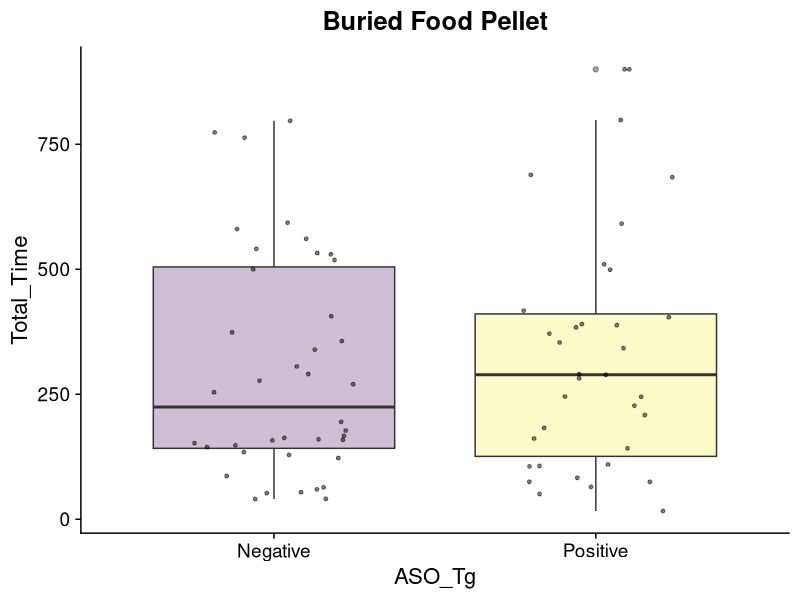
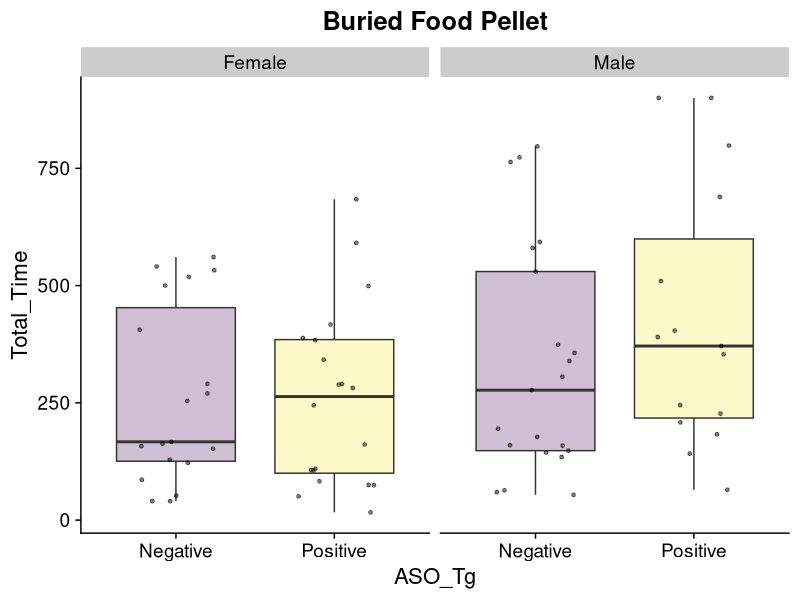
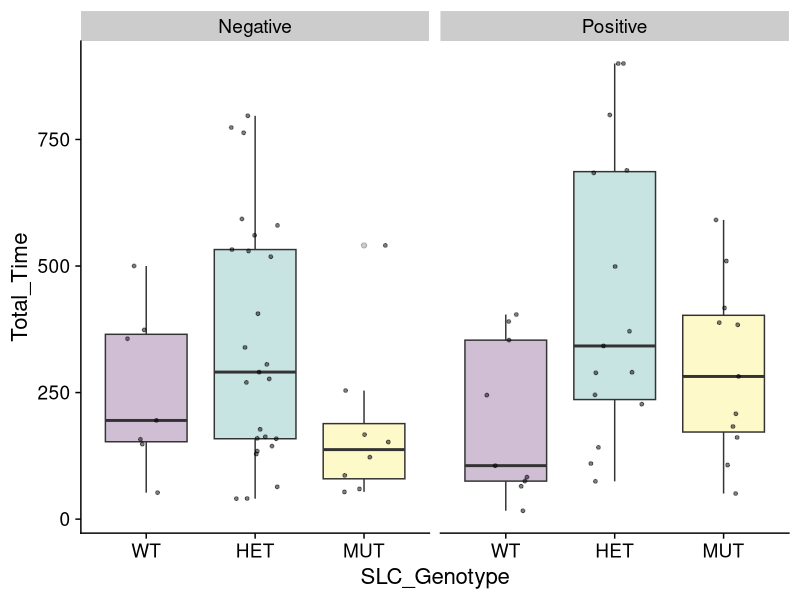
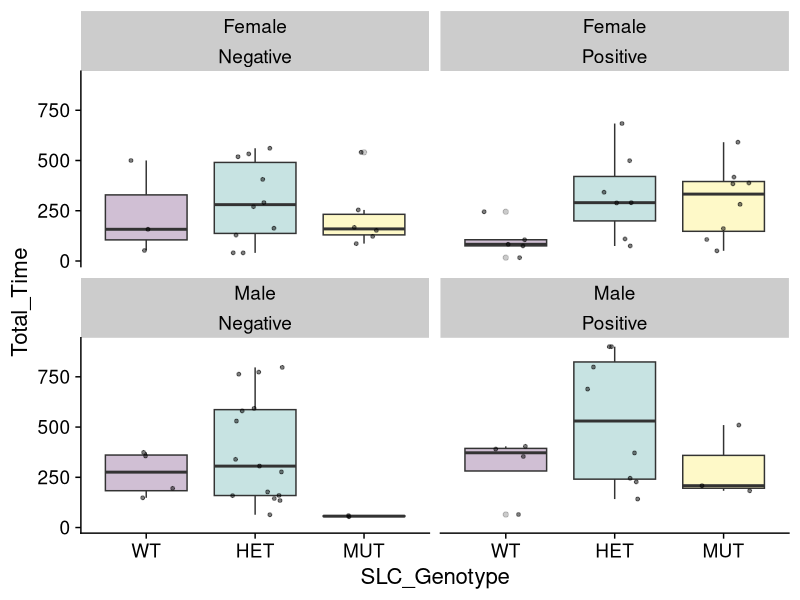

The R source for these figures, in order:
library(ggplot2)
library(rlang)
library(cowplot)
library(viridis)
library(tidyr)
library(dplyr)

setwd("~/Documents/pdbehavior/")
data<-read.csv("ASO Food Pellet - Buried_Food_Pellet.csv", header=TRUE)
data$SLC_Genotype <- factor(data$SLC_Genotype, levels=c("WT", "HET", "MUT"))

generate_boxplots <- function(input_data, X, Y, min,max){
  data<-as.data.frame(input_data)
  #Ensure correct ordering of levels 
  data$Genotype <- factor(data$ASO_Tg, levels = c("Negative", "Positive"))
  
  ggplot(data=data,aes(x={{X}},y={{Y}}, fill={{X}})) + 
    #geom_violin(alpha=0.25,position=position_dodge(width=.75),size=1,color="black",draw_quantiles=c(0.5))+
    geom_boxplot(alpha=0.25)+
    scale_fill_viridis_d()+
    geom_point(size=1,position=position_jitter(width=0.25),alpha=0.5)+
    theme_cowplot(16) +
    #ylim(min,max)+ 
    #facet_grid(~Sex)+    
    theme(legend.position = "none")
  
}

# Total_Time vs ASO_Tg

a <-generate_boxplots(data, ASO_Tg, Total_Time,0,900) +
  ggtitle("Buried Food Pellet")+
  theme(plot.title = element_text(hjust = 0.5))

a

d<-generate_boxplots(data, ASO_Tg, Total_Time,0,900) +
  ggtitle("Buried Food Pellet")+
  theme(plot.title = element_text(hjust = 0.5))+
  facet_wrap(~Sex)

d

# Stratified by SLC Genotype
b<-generate_boxplots(data, SLC_Genotype, Total_Time,0,51)+
  facet_wrap(~ASO_Tg)
b

# Stratified by SLC Genotype and Sex 
e<-generate_boxplots(data, SLC_Genotype, Total_Time,0,51)+
  facet_wrap(Sex~ASO_Tg)
e

## Parametric Stats --
lm1 <- lm(Total_Time ~ Weight + Sex + ASO_Tg +SLC_Genotype, data = data)
summary(lm1)

lm2 <- lm(Total_Time ~ Weight + Sex + SLC_Genotype, data =  subset(data, ASO_Tg == "Positive"))
summary(lm2)

lm3 <- lm(Total_Time ~ Weight + Sex + SLC_Genotype, data =  subset(data, ASO_Tg == "Negative"))
summary(lm3)

lm4 <- lm(Total_Time ~ Weight + SLC_Genotype, data =  subset(data, ASO_Tg == "Negative" & Sex=="Female"))
summary(lm4) 
lm5 <- lm(Total_Time ~ Weight + SLC_Genotype, data =  subset(data, ASO_Tg == "Positive" & Sex=="Female"))
summary(lm5) 

# Save outputs -
sink("Buried_Food_Pellet_Stats_Results.md")
cat("\n\nSummary for all data:\n")
print(summary(lm1))
cat("\n\nSummary for all days, Tg Neg:\n")
print(summary(lm3))
cat("\n\nSummary for Day 1, Tg Pos:\n")
print(summary(lm2))
sink()